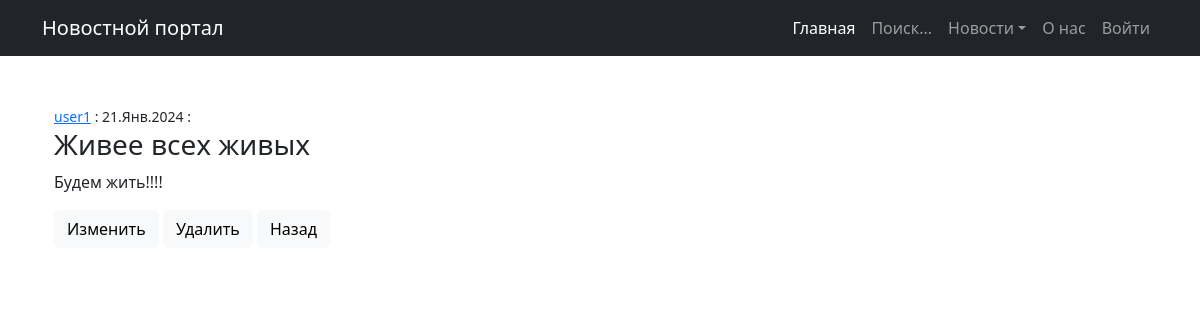
The app's page /news/16, older data.
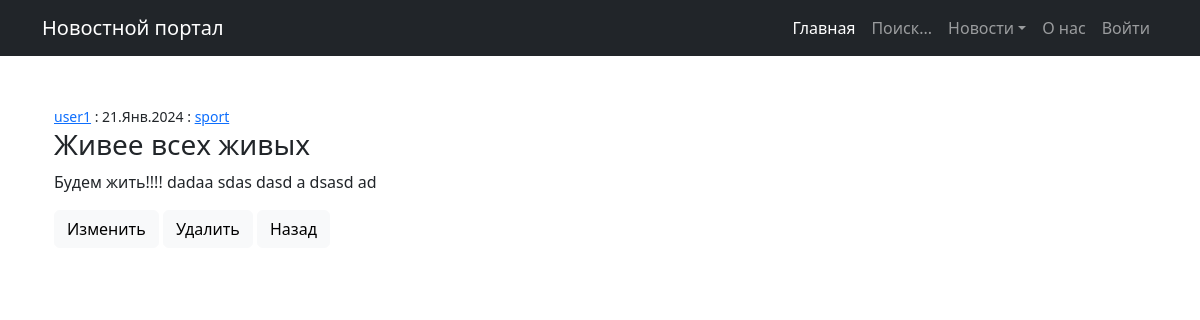
The same page, newer data.
### news/models.py (models this page shows, shortened)
class Post(models.Model):
    author = models.ForeignKey(Author, on_delete=models.CASCADE)
    type_news = models.CharField(max_length=2, choices=TYPES, default=news)
    date_time = models.DateTimeField(auto_now_add=True)
    categories = models.ManyToManyField(Category, through='PostCategory')
    title = models.CharField(max_length=255)
    text = models.TextField()
    rate = models.IntegerField(default=0)
    class Meta:
        verbose_name = 'Публикация'
        verbose_name_plural = 'Публикации'

class Author(models.Model):
    user = models.OneToOneField(User, on_delete=models.CASCADE)
    rate = models.IntegerField(default=0)  # рейтинг автора
    def __str__(self):
        return f'{self.user}'

class Category(models.Model):
    name = models.CharField(max_length=2, choices=TOPICS, default=zdrav, unique=True)
    subscribers = models.ManyToManyField(User, through='UserCategory')
    class Meta:
        verbose_name = 'Категория'
        verbose_name_plural = 'Категории'
    def __str__(self):
        return f'{self.name}'

### news/views.py (the view)
# urls.py: path('news/<int:pk>', PostDetail.as_view(), name="post_detail"),
class PostDetail(DetailView):
    model = Post
    template_name = 'post.html'
    context_object_name = 'post'
    def get_object(self, *args, **kwargs):  # переопределяем метод получения объекта
        obj = cache.get(f'post-{self.kwargs["pk"]}', None)
        if not obj:
            obj = super().get_object(queryset=self.queryset)
            cache.set(f'post-{self.kwargs["pk"]}', obj)
        return obj

### news/templatetags/custom_filters.py (called while the page is built)
@register.filter()
def censor(value):
    if not isinstance(value, str):
        raise APIException(f'Указанный id статьи, не является строкой: {value}')
    for bad in BAD_STR:
        value = value.replace(f'{bad[:1].upper()}{bad[1:]}', f'{bad[:1].upper()}{"*" * (len(bad) - 1)}')
        value = value.replace(f'{bad[:1].lower()}{bad[1:]}', f'{bad[:1].lower()}{"*" * (len(bad) - 1)}')
    return value

### templates/post.html (shortened to what this page needs)
{% extends 'flatpages/default.html' %}
{% load custom_filters %}
{% load cache %}
{% block content %}
    <div class="container">
        <div class="text-start mt-5">
            {% cache 300 content_post %}
                <div>
                    <small>
                        <a class="button" href="/profile/{{ post.author.user.id }}">{{ post.author }}</a>
                        : {{ post.date_time|date:'d.M.Y' }}
                        :
                        {% for category in post.categories.all %}
                            <a class="button" href="/news/?categories={{ category.id }}">{{ category }}</a>
                        {% endfor %}
                    </small>
                </div>
                <h3>{{ post.title|censor }}</h3>
                <p>{{ post.text|censor }}</p>
                <a class="btn btn-light" href="{{ post.id }}/edit/">Изменить</a>
                <a class="btn btn-light" href="{{ post.id }}/delete/">Удалить</a>
                <a class="btn btn-light" href="{{ request.META.HTTP_REFERER }}">Назад</a>
            {% endcache %}
        </div>
    </div>
{% endblock content %}

Row changes from the older to the newer data that the page shows:
changed Post "Живее всех живых": text|censor "Будем жить!!!!" → "Будем жить!!!! dadaa sdas dasd a dsasd ad"
now on this page (row unchanged): Category: name "sport"
